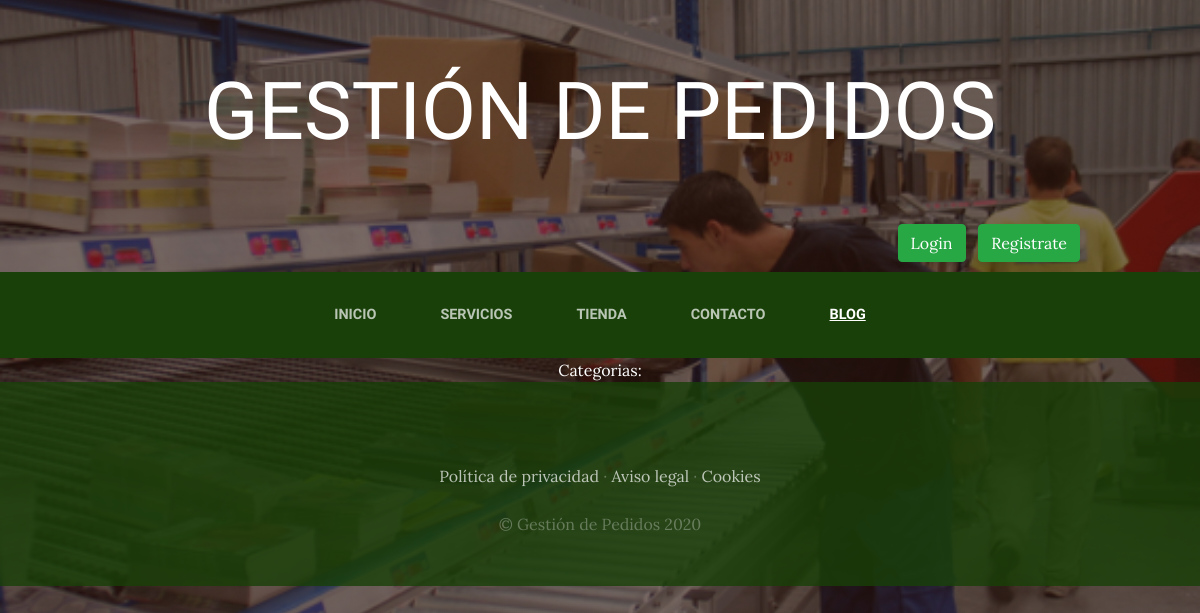
/blog/categoria/2, run on an earlier commit of the app's database.
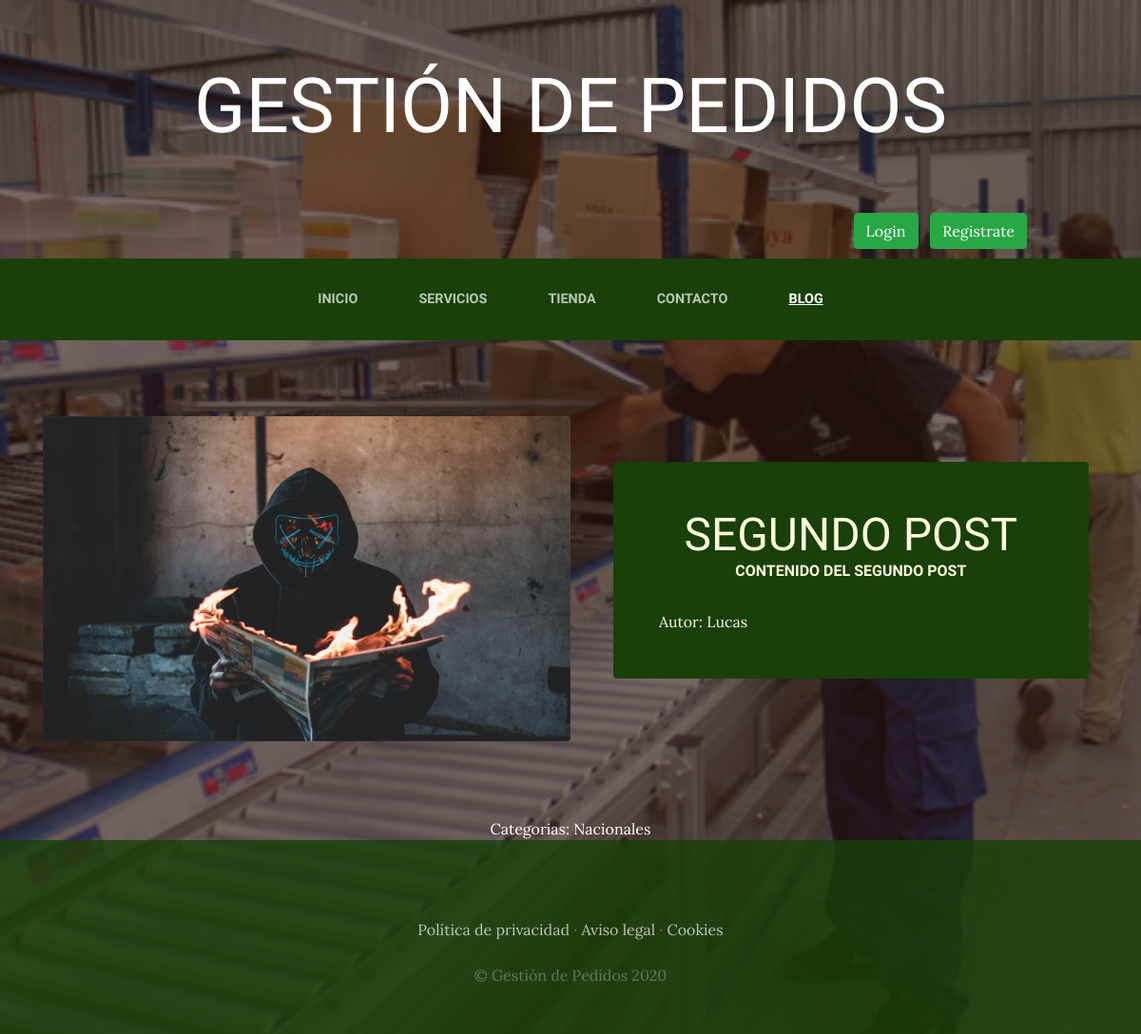
And on a later commit of the database.
### Blog/models.py (models this page shows, shortened)
class Post(models.Model):
    titulo = models.CharField(max_length=50)
    contenido = models.CharField(max_length=50)
    imagen = models.ImageField(upload_to='Blog', null=True, blank=True)
    autor = models.ForeignKey(User, on_delete=models.CASCADE)
    categorias = models.ManyToManyField(Categoria)
    created = models.DateTimeField(auto_now_add=True)
    updated = models.DateTimeField(auto_now_add=True)
    class Meta:
        verbose_name='post'
        verbose_name_plural='posts'

class Categoria(models.Model):
    nombre = models.CharField(max_length=50)
    created = models.DateTimeField(auto_now_add=True)
    updated = models.DateTimeField(auto_now_add=True)
    class Meta:
        verbose_name='categoria'
        verbose_name_plural='categorias'

### Blog/views.py (the view)
# urls.py: path('categoria/<int:categoria_id>', categoria, name="Categoria"),
def categoria(request, categoria_id):
    categoria = Categoria.objects.get(id=categoria_id)
    posts = Post.objects.filter(categorias=categoria)
    return render(request,'Blog/categorias.html', {"categoria": categoria, "posts": posts})

### Carro/context_processor.py (called while the page is built)
def importe_total_carro(request):
    total = 0
    if request.user.is_authenticated:
        for key, value in request.session["carro"].items():
            total = total + float(value["precio"])
    else:
        total = 'Debes loguearte'
    return {"importe_total_carro" : total}

### Blog/Templates/blog/categorias.html
{% extends 'ProyectoWebApp/base.html' %}
{% load static %}
{% block content %}
{% for post in posts %}
<section class="page-section clearfix">
    <div class="container">
      <div class="intro">
        <img class="intro-img img-fluid mb-3 mb-lg-0 rounded" src="{{post.imagen.url}}" style="width: 50%;">
        <div class="intro-text left-0 text-center bg-faded p-5 rounded">
          <h2 class="section-heading mb-4" >
            <span class="section-heading-lower">{{post.titulo}}</span>
            <span class="section-heading-upper">{{post.contenido}}</span>
          </h2>
          <div style="text-align: left; font: size 0.8em;">
            Autor: {{post.autor|title}}
          </div>
        </div>
      </div>
    </div>
</section>
{% endfor %}
<section>
    <div style="width: 75%; margin: auto; text-align: center; color: white;">
    Categorias:
    {% for post in posts %}
      {% for categoria in post.categorias.all %}
        {{categoria.nombre}}
      {% endfor %}
    {% endfor %}
    </div>
</section>
{% endblock %}

What changed in the data, as far as the page shows it:
added Post: imagen (picture), titulo "SEGUNDO POST", contenido "CONTENIDO DEL SEGUNDO POST", autor "Lucas"
now on this page (row unchanged): Categoria: nombre "Nacionales"
